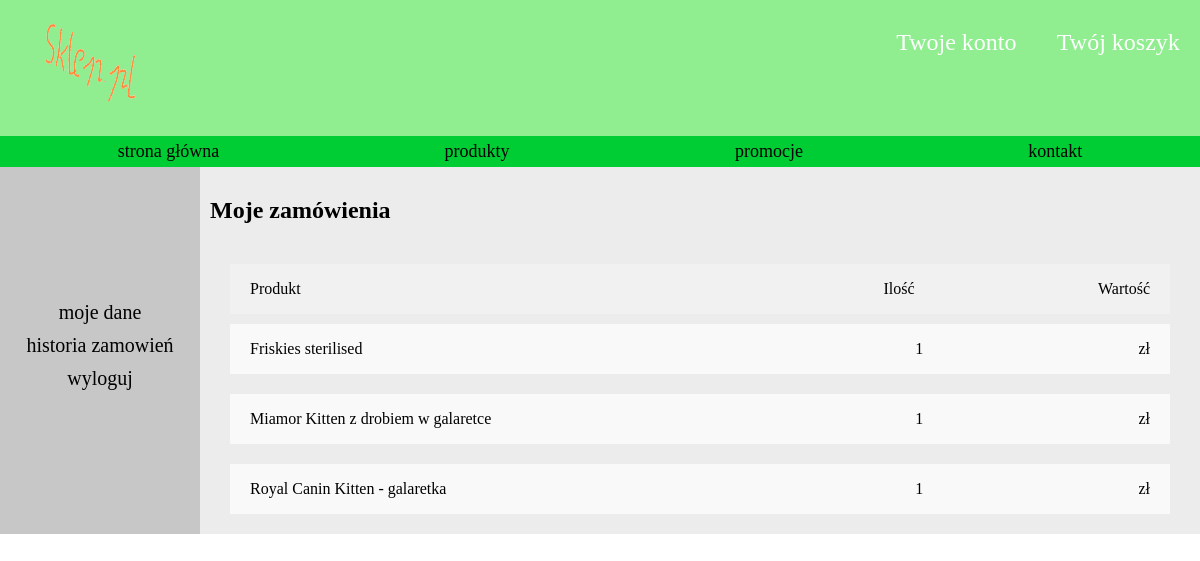
/panel2_szczegoly.php?id_zamowienia=14 (signed in), run on the app's committed database.
### tables this page shows
CREATE TABLE `zamowienia_szczegolowe` (
  `ID` int(11) NOT NULL,
  `ID_produktu` int(11) NOT NULL,
  `ID_zamowienia` int(11) NOT NULL,
  `ilosc` int(11) NOT NULL
);

CREATE TABLE `produkty` (
  `ID` int(11) NOT NULL,
  `nazwa` varchar(50) NOT NULL,
  `marka` varchar(30) NOT NULL,
  `waga` decimal(5,3) NOT NULL,
  `cena` decimal(5,2) NOT NULL,
  `zdjecie` varchar(100) NOT NULL,
  `opis_szczegolowy` varchar(4000) NOT NULL,
  `promocja` enum('tak','nie') NOT NULL,
  `kategoria` varchar(30) NOT NULL,
  `pod_kategoria` varchar(30) NOT NULL,
  `dostepna_ilosc` int(11) NOT NULL
);

### panel2_szczegoly.php (the view, shortened to what this page needs)
<!DOCTYPE html>
<html lang="pl">
	<head>
		<link rel="stylesheet" href="style_glowna.css">
	</head>
	<body>
		 <header>
			<figure class="logo">
				<img src="sklep_pl.png" width="100" height="100" alt="logo sklep.pl">
			</figure>
			<ul class="link_head">
				<?php
					if(isset($_SESSION['zalogowany_ID']))
					{
						echo "<li><a href='panel.php'>Twoje konto</a></li>";
						echo "<li><a href='koszyk.php'>Twój koszyk</a></li>";
					}
						else
						echo "<li><a href='zaloguj.php'>zaloguj się</a></li>";
				?>
			</ul>
		 </header>
		<nav id="nav">
			<ul>
				<li><a href="strona_glowna.php">strona główna</a></li>
				<li><a href="produkty.php">produkty</a></li>
				<li><a href="produkty.php?promocja=tak">promocje</a></li>
				<li><a href="kontakt.php">kontakt</a></li
			</ul>
		</nav>
		<main id="main_panel2">
			<article>
				<div class="under_article_panel2">
				<h1 class="h1_panel2">Moje zamówienia</h1>
					<section class="s_opis_cechy_panel2">
							<div class="d_opis_cechy_panel2">
								<p class="opis_produkt_panel2">Produkt</p>
								<p>Ilość</p>
								<p>Wartość</p>
							</div>
						</section>
					<section class="historia_zamowien_panel2">
						<?php
						$sql = new PDO('mysql:host=localhost;dbname=sklep2', "root", "");
						$query = $sql->prepare('SELECT * FROM zamowienia_szczegolowe WHERE ID_zamowienia = :zmienna_id_zamowienia');
						$query->bindParam(':zmienna_id_zamowienia', $_GET['id_zamowienia'], PDO::PARAM_INT);
						$query->execute();
						foreach($query as $wiersz)
						{
							$query = $sql->prepare('SELECT * FROM produkty WHERE ID = :zmienna_id_produkty');
							$query->bindParam(':zmienna_id_produkty', $wiersz['ID_produktu'], PDO::PARAM_INT);
							$query->execute();
							$wiersz_two = $query->fetch(PDO::FETCH_ASSOC);
							echo
								"<div class='element_w_historia_zamowien_panel2'>
									<div class='product_kolumn_panel2'>
										<p class='p1_panel2'>".$wiersz_two['nazwa']."</p>
									</div>
									<p class='p2'>".$wiersz['ilosc']."</p>
									<p>".$wiersz['wartosc_dla_pozycji']." zł</p>
								</div>";
							}
						?>
					</section>
				</div>
			</article>
			<section class="nav2_panel">
				<a href="panel.php">moje dane</a>
				<a href="panel2.php">historia zamowień</a>
				<a href="skrypt_logowania.php?wyloguj=tak">wyloguj</a>
			</section>
		</main>
	</body>
</html>

### style_glowna.css (style rules this page uses)
body { margin:0px; }
header { display:flex; flex-direction:row; margin:0px; background-color:Lightgreen; }
.logo { width: 70%; }
.link_head { width: 30%; font-size: 24px; display:flex; justify-content:space-around; list-style: none; flex-wrap:wrap; }
.link_head a { display: flex; color: white; text-decoration: none; flex-direction:row; padding:5px; }
nav ul { font-size: 18px; display:flex; flex-direction:row; justify-content:space-around; background-color: #00CC33; list-style: none; padding: 5px; margin:0px; }
nav ul li a { color: black; text-decoration: none; }
article { width: 100%; }
.nav2_panel { width:20%; max-width:200px; min-width:150px; display:flex; flex-direction:column; align-items:center; justify-content:center; background-color:#C7C7C7; }
.nav2_panel a { font-size: 20px; color: black; text-decoration: none; padding-bottom:10px; }
#main_panel2 { display: flex; flex-direction: row-reverse; justify-content: flex-end; margin: 0px; padding: 0px; }
.under_article_panel2 { display: flex; width: 100%; flex-direction: column; background-color: #ECECEC; }
.h1_panel2 { padding:10px; }
.d_opis_cechy_panel2 { display:flex; flex-direction:row; justify-content:space-between; margin-left:30px; margin-right:30px; margin-bottom:10px; margin-top:10px; padding-left:20px; padding-right:20px; background-color:#F1F1F1; }
.opis_produkt_panel2 { display:flex; width:50%; }
.historia_zamowien_panel2 { display:flex; flex-direction:column; }
.element_w_historia_zamowien_panel2 { display:flex; flex-direction:row; justify-content:space-between; margin-bottom:20px; margin-left:30px; padding-left:20px; margin-right:30px; padding-right:20px; background-color:#F9F9F9; }
.p1_panel2 { padding-right:10px; }
.product_kolumn_panel2 { width:50%; display:flex; flex-direction:row; }

### data on the page
zamowienia_szczegolowe: ID_produktu.nazwa "Friskies sterilised", ilosc "1"
zamowienia_szczegolowe: ID_produktu.nazwa "Miamor Kitten z drobiem w galaretce", ilosc "1"
zamowienia_szczegolowe: ID_produktu.nazwa "Royal Canin Kitten - galaretka", ilosc "1"
